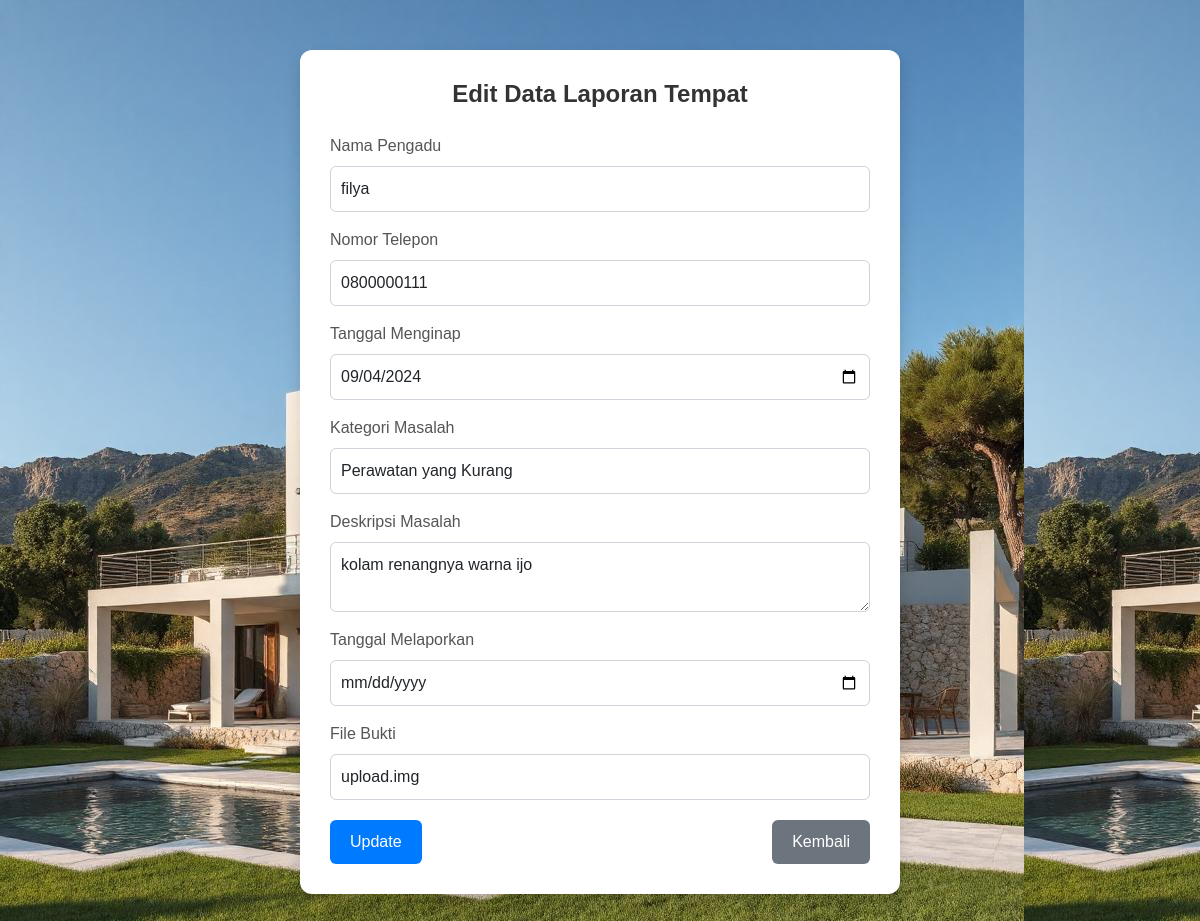
The app's page /proses_tempat/edit.php?id=1 with its own data.
### tables this page shows
CREATE TABLE `tempat` (
  `id_pengaduan` int(11) NOT NULL,
  `nama_pengadu` varchar(255) NOT NULL,
  `no_telepon_pengadu` varchar(15) NOT NULL,
  `tanggal_menginap` date NOT NULL,
  `nomor_kamar` varchar(10) NOT NULL,
  `jenis_masalah` enum('Kerusakan Bangunan','Kebersihan Villa','Perawatan yang Kurang','Suasana Villa, Merasa Tidak Aman atau Lainnya','Perbedaan Kondisi Properti dengan Foto Properti di Iklan','Masalah Aksesibilitas','Kenyamanan pada Waktu Penginapan','Lainnya') NOT NULL,
  `deskripsi_masalah` text NOT NULL,
  `waktu_pengaduan` datetime DEFAULT current_timestamp(),
  `file_bukti` varchar(255) DEFAULT NULL
);

### proses_tempat/edit.php (the view, shortened to what this page needs)
<?php
$servername = "localhost";
$username = "root";
$password = "";
$dbname = "filya_suite";
$conn = new mysqli($servername, $username, $password, $dbname);
$id = $_GET['id'];
$sql = "SELECT * FROM tempat WHERE id_pengaduan = ?";
$stmt = $conn->prepare($sql);
$stmt->bind_param("i", $id);
$stmt->execute();
$result = $stmt->get_result();
$row = $result->fetch_assoc();
?>
<!DOCTYPE html>
<html lang="en">
<head>
    <link href="https://cdn.jsdelivr.net/npm/bootstrap@5.3.0-alpha1/dist/css/bootstrap.min.css" rel="stylesheet">
</head>
<body>
    <div class="container">
        <h2>Edit Data Laporan Tempat</h2>
        <form method="POST">
            <div class="mb-3">
                <label for="nama_pengadu" class="form-label">Nama Pengadu</label>
                <select class="form-control" name="nama_pengadu" id="nama_pengadu" required>
                    <?php
                    $user_query = "SELECT nama FROM users";
                    $user_result = $conn->query($user_query);
                    while ($user = $user_result->fetch_assoc()) {
                        $selected = ($user['nama'] == $row['nama_pengadu']) ? 'selected' : '';
                        echo "<option value='{$user['nama']}' $selected>{$user['nama']}</option>";
                    }
                    ?>
                </select>
            </div>
            <div class="mb-3">
                <label for="no_telepon_pengadu" class="form-label">Nomor Telepon</label>
                <input type="text" class="form-control" id="no_telepon_pengadu" name="no_telepon_pengadu" value="<?php echo $row['no_telepon_pengadu']; ?>" required>
            </div>
            <div class="mb-3">
                <label for="tanggal_menginap" class="form-label">Tanggal Menginap</label>
                <input type="date" class="form-control" id="tanggal_menginap" name="tanggal_menginap" value="<?php echo $row['tanggal_menginap']; ?>" required>
            </div>
            <div class="mb-3">
                <label for="jenis_masalah" class="form-label">Kategori Masalah</label>
                <input type="text" class="form-control" id="jenis_masalah" name="jenis_masalah" value="<?php echo $row['jenis_masalah']; ?>" required>
            </div>
            <div class="mb-3">
                <label for="deskripsi_masalah" class="form-label">Deskripsi Masalah</label>
                <textarea class="form-control" id="deskripsi_masalah" name="deskripsi_masalah" required><?php echo $row['deskripsi_masalah']; ?></textarea>
            </div>
            <div class="mb-3">
                <label for="waktu_pengaduan" class="form-label">Tanggal Melaporkan</label>
                <input type="date" class="form-control" id="waktu_pengaduan" name="waktu_pengaduan" value="<?php echo $row['waktu_pengaduan']; ?>" required>
            </div>
            <div class="mb-3">
                <label for="file_bukti" class="form-label">File Bukti</label>
                <input type="text" class="form-control" id="file_bukti" name="file_bukti" value="<?php echo $row['file_bukti']; ?>" required>
            </div>
            <div class="d-flex justify-content-between">
                <button type="submit" class="btn btn-primary">Update</button>
                <a href="../DashboardTempt.php" class="btn btn-secondary">Kembali</a>
            </div>
        </form>
    </div>
</body>
</html>

### proses_tempat/edit.php (style rules this page uses)
body { background-color: #f3f4f6; background-image: url('../blubrown.jpg'); font-family: Arial, sans-serif; }
.container { max-width: 600px; background-color: #ffffff; padding: 30px; margin: 50px auto; border-radius: 12px; box-shadow: 0 8px 16px rgba(0, 0, 0, 0.15); }
h2 { text-align: center; color: #333; font-size: 24px; font-weight: bold; margin-bottom: 25px; }
label { color: #555; font-weight: 500; }
.form-control { border: 1px solid #ced4da; border-radius: 6px; margin-bottom: 15px; padding: 10px; font-size: 16px; transition: all 0.3s ease; }
.btn-primary { background-color: #007bff; border: none; font-size: 16px; padding: 10px 20px; border-radius: 6px; transition: background-color 0.3s ease; }
.btn-secondary { background-color: #6c757d; border: none; font-size: 16px; padding: 10px 20px; border-radius: 6px; transition: background-color 0.3s ease; }
.d-flex { display: flex; gap: 10px; justify-content: space-between; margin-top: 20px; }

### records on screen
tempat: no_telepon_pengadu "0800000111", tanggal_menginap "09/04/2024", jenis_masalah "Perawatan yang Kurang", deskripsi_masalah "kolam renangnya warna ijo", file_bukti "upload.img"

### other values on screen
form field nama_pengadu "filya"
